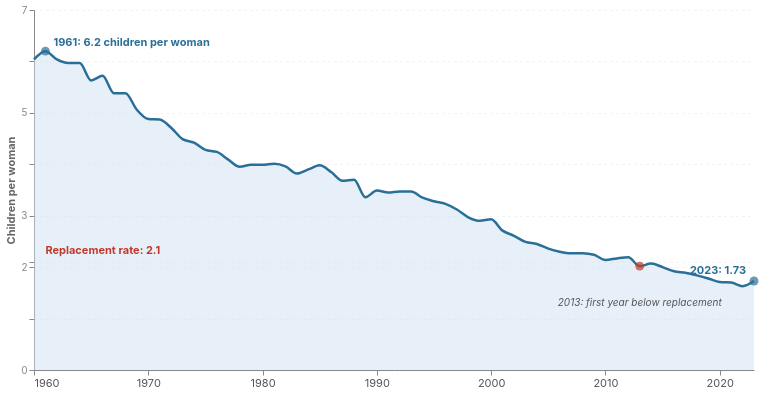

Vega-Lite specification for this chart:
### Vega-Lite specification from a JSON file in a GitHub repository (floating-point values rounded to 4 significant figures)
{"$schema": "https://vega.github.io/schema/vega-lite/v5.json", "title": {"text": null, "subtitle": ["Average number of children a Malaysian woman has over her lifetime (Total Fertility Rate).", "Below 2.1 — the \"replacement rate\" — the population stops growing on its own."], "subtitleFontSize": 11, "subtitleColor": "#666", "anchor": "start", "fontSize": 20, "offset": 12}, "width": 720, "height": 360, "data": {"values": [{"year": 1960, "tfr": 6.04}, {"year": 1961, "tfr": 6.2}, {"year": 1962, "tfr": 6.04}, {"year": 1963, "tfr": 5.97}, {"year": 1964, "tfr": 5.97}, {"year": 1965, "tfr": 5.63}, {"year": 1966, "tfr": 5.72}, {"year": 1967, "tfr": 5.38}, {"year": 1968, "tfr": 5.38}, {"year": 1969, "tfr": 5.06}, {"year": 1970, "tfr": 4.88}, {"year": 1971, "tfr": 4.87}, {"year": 1972, "tfr": 4.71}, {"year": 1973, "tfr": 4.49}, {"year": 1974, "tfr": 4.42}, {"year": 1975, "tfr": 4.28}, {"year": 1976, "tfr": 4.24}, {"year": 1977, "tfr": 4.09}, {"year": 1978, "tfr": 3.95}, {"year": 1979, "tfr": 3.99}, {"year": 1980, "tfr": 3.99}, {"year": 1981, "tfr": 4.01}, {"year": 1982, "tfr": 3.96}, {"year": 1983, "tfr": 3.82}, {"year": 1984, "tfr": 3.9}, {"year": 1985, "tfr": 3.98}, {"year": 1986, "tfr": 3.85}, {"year": 1987, "tfr": 3.68}, {"year": 1988, "tfr": 3.7}, {"year": 1989, "tfr": 3.36}, {"year": 1990, "tfr": 3.49}, {"year": 1991, "tfr": 3.45}, {"year": 1992, "tfr": 3.47}, {"year": 1993, "tfr": 3.47}, {"year": 1994, "tfr": 3.35}, {"year": 1995, "tfr": 3.28}, {"year": 1996, "tfr": 3.23}, {"year": 1997, "tfr": 3.12}, {"year": 1998, "tfr": 2.97}, {"year": 1999, "tfr": 2.9}, {"year": 2000, "tfr": 2.93}, {"year": 2001, "tfr": 2.71}, {"year": 2002, "tfr": 2.61}, {"year": 2003, "tfr": 2.49}, {"year": 2004, "tfr": 2.45}, {"year": 2005, "tfr": 2.36}, {"year": 2006, "tfr": 2.3}, {"year": 2007, "tfr": 2.27}, {"year": 2008, "tfr": 2.27}, {"year": 2009, "tfr": 2.24}, {"year": 2010, "tfr": 2.14}, {"year": 2011, "tfr": 2.17}, {"year": 2012, "tfr": 2.19}, {"year": 2013, "tfr": 2.02}, {"year": 2014, "tfr": 2.07}, {"year": 2015, "tfr": 2.0}, {"year": 2016, "tfr": 1.92}, {"year": 2017, "tfr": 1.89}, {"year": 2018, "tfr": 1.84}, {"year": 2019, "tfr": 1.78}, {"year": 2020, "tfr": 1.71}, {"year": 2021, "tfr": 1.7}, {"year": 2022, "tfr": 1.63}, {"year": 2023, "tfr": 1.73}]}, "encoding": {"x": {"field": "year", "type": "quantitative", "scale": {"domain": [1960, 2023]}, "axis": {"title": null, "format": "d", "values": [1960, 1970, 1980, 1990, 2000, 2010, 2020], "labelFontSize": 11, "labelColor": "#555", "grid": false}}, "y": {"type": "quantitative", "scale": {"domain": [0, 7]}, "axis": {"title": "Children per woman", "titleFontSize": 11, "titleColor": "#666", "values": [0, 1, 2, 2.1, 3, 4, 5, 6, 7], "labelFontSize": 10, "labelColor": "#888", "grid": true, "gridDash": [2, 4], "gridColor": "#eee"}}}, "layer": [{"description": "The TFR area fill (visual weight under the line).", "mark": {"type": "area", "color": "#cfe2f3", "opacity": 0.5, "interpolate": "monotone"}, "encoding": {"y": {"field": "tfr", "type": "quantitative"}}}, {"description": "TFR line.", "mark": {"type": "line", "color": "#2a6f97", "strokeWidth": 2.5, "interpolate": "monotone"}, "encoding": {"y": {"field": "tfr", "type": "quantitative"}, "tooltip": [{"field": "year", "title": "Year"}, {"field": "tfr", "title": "Children per woman", "format": ".2f"}]}}, {"description": "Replacement rate reference line at 2.1.", "data": {"values": [{"y": 2.1}]}, "mark": {"type": "rule", "color": "#c0392b", "strokeDash": [6, 4], "strokeWidth": 1.5}, "encoding": {"y": {"field": "y", "type": "quantitative"}}}, {"description": "Replacement rate label.", "data": {"values": [{"year": 1961, "y": 2.32, "label": "Replacement rate: 2.1"}]}, "mark": {"type": "text", "color": "#c0392b", "fontSize": 11, "fontWeight": "bold", "align": "left"}, "encoding": {"x": {"field": "year", "type": "quantitative"}, "y": {"field": "y", "type": "quantitative"}, "text": {"field": "label"}}}, {"description": "Annotation — 1961 peak.", "data": {"values": [{"year": 1961, "y": 6.2, "label": "1961: 6.2 children per woman"}]}, "mark": {"type": "text", "color": "#2a6f97", "fontSize": 11, "fontWeight": "bold", "align": "left", "dx": 8, "dy": -8}, "encoding": {"x": {"field": "year", "type": "quantitative"}, "y": {"field": "y", "type": "quantitative"}, "text": {"field": "label"}}}, {"description": "Dot marker on 1961 peak.", "data": {"values": [{"year": 1961, "y": 6.2}]}, "mark": {"type": "point", "filled": true, "color": "#2a6f97", "size": 80}, "encoding": {"x": {"field": "year", "type": "quantitative"}, "y": {"field": "y", "type": "quantitative"}}}, {"description": "Annotation — 2013 crossing.", "data": {"values": [{"year": 2013, "y": 1.3, "label": "2013: first year below replacement"}]}, "mark": {"type": "text", "color": "#555", "fontSize": 10, "fontStyle": "italic", "align": "center"}, "encoding": {"x": {"field": "year", "type": "quantitative"}, "y": {"field": "y", "type": "quantitative"}, "text": {"field": "label"}}}, {"description": "Dot on 2013 crossing.", "data": {"values": [{"year": 2013, "y": 2.02}]}, "mark": {"type": "point", "filled": true, "color": "#c0392b", "size": 80}, "encoding": {"x": {"field": "year", "type": "quantitative"}, "y": {"field": "y", "type": "quantitative"}}}, {"description": "Annotation — 2023 latest.", "data": {"values": [{"year": 2023, "y": 1.73, "label": "2023: 1.73"}]}, "mark": {"type": "text", "color": "#2a6f97", "fontSize": 11, "fontWeight": "bold", "align": "right", "dx": -8, "dy": -10}, "encoding": {"x": {"field": "year", "type": "quantitative"}, "y": {"field": "y", "type": "quantitative"}, "text": {"field": "label"}}}, {"description": "Dot on 2023 latest.", "data": {"values": [{"year": 2023, "y": 1.73}]}, "mark": {"type": "point", "filled": true, "color": "#2a6f97", "size": 80}, "encoding": {"x": {"field": "year", "type": "quantitative"}, "y": {"field": "y", "type": "quantitative"}}}], "config": {"view": {"stroke": null}, "font": "-apple-system, BlinkMacSystemFont, Segoe UI, Roboto, sans-serif"}}
